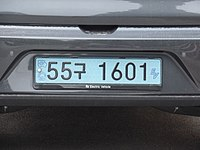
#> input picture plate2.jpg, 200 x 150 px
$ jupyter execute --allow-errors ocrTest.ipynb
#> lines starting #> are read from the running program, lines starting #| are printed output that depends on the picture; after the words box and inside, x2 and y2 are one past the last pixel; in counts of white or black regions, pixels touching at a corner belong together
# [관련 깃헙](https://github.com/kairess/license_plate_recognition/blob/master/main.ipynb)
# [유투브](https://www.youtube.com/watch?v=PpTl7xxGXh4)

[cell 1]
import easyocr
import pytesseract
import numpy as np
import matplotlib.pyplot as plt
import cv2

img_ori = cv2.imread('plate2.jpg')
#> img_ori is the input picture: shape (150, 200, 3); mean B, G, R 100.8, 95.4, 90.1

height, width, channel = img_ori.shape
#> height = 150; width = 200; channel = 3

print(img_ori.shape)
#| (150, 200, 3)

plt.figure(figsize=(12, 10))
plt.imshow(img_ori, cmap='gray')

[cell 2]
# gray scale로 바꿔주기
gray = cv2.cvtColor(img_ori, cv2.COLOR_BGR2GRAY)
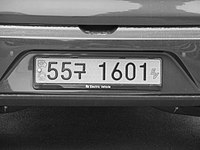
#> gray: shape (150, 200); min 1, max 254, mean 94.5

plt.figure(figsize=(12, 10))
plt.imshow(gray, cmap='gray')

Adaptive Thresholding

[cell 3]
img_blurred = cv2.GaussianBlur(gray, ksize=(5,5), sigmaX=0)
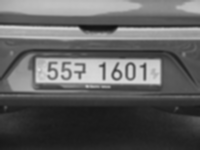
#> img_blurred: shape (150, 200); min 16, max 218, mean 94.5

img_thresh = cv2.adaptiveThreshold(
    img_blurred,
    maxValue=255.0,
    adaptiveMethod=cv2.ADAPTIVE_THRESH_GAUSSIAN_C,
    thresholdType=cv2.THRESH_BINARY_INV,
    blockSize=19,
    C=9
)
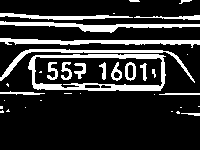
#> img_thresh: shape (150, 200); 18.1% white; 36 white regions (17 under 20 px)

[cell 4]
plt.figure(figsize=(6, 5))
plt.imshow(img_thresh, cmap='gray')

[cell 5]
# ValueError: not enough values to unpack (expected 3, got 2) 에러
# OpenCV 버전에 따라 cv2.findContours 함수의 반환값이 변경되었기 때문
# OpenCV 4.x 버전 이상에서는 반환값으로 윤곽선 리스트(contours)와 계층 정보(hierarchy)만을 반환하며, 세 번째 인자인 contours 수준(depths)은 제공하지 않음
contours, _ = cv2.findContours(
    img_thresh,
    mode= cv2.RETR_LIST,
    method=cv2.CHAIN_APPROX_SIMPLE
)
#> contours = 41 contours, 21 with area under 20; largest, box (x1, y1, x2, y2) and area: (28, 54, 166, 91) 4630, (34, 56, 163, 89) 3475, (0, 38, 200, 48) 647, (0, 21, 200, 33) 646, (0, 49, 195, 83) 510

temp_result = np.zeros((height, width, channel), dtype=np.uint8)


# idx에 -1을 주면 전체 윤곽선을 다 그리겠다는 뜻
#> (the rest of this cell did not finish here and is left out)

[cell 6]
# 번호판의 위치를 찾기 쉽도록
contours_dict = []

for contour in contours:
    # boundingRect -> 윤곽선을 감싸는 사각형을 구함
    x, y, w, h = cv2.boundingRect(contour)
    # 바운딩을 그려주기
    cv2.rectangle(temp_result, pt1 = (x, y), pt2=(x+w, y+h), color=(255, 255, 255), thickness=2)

    # dict 넣어주기
    contours_dict.append({
        'contour':contour,
        'x': x,
        'y': y,
        'w' : w,
        'h': h,
        'cx': x +(w /2),
        'cy': y + (h /2)
    })
#> this loop made 41 passes
#> (x, y, w, h) on passes 1, 2, 4, 7, 11, 12, 13, 14, 16, 17, 18, 20: (181, 113, 19, 3), (176, 111, 4, 3), (0, 110, 4, 3), (25, 107, 1, 1), (4, 100, 1, 1), (154, 94, 1, 1), (159, 93, 41, 2), (80, 93, 1, 1), (0, 91, 45, 4), (100, 84, 12, 5), (84, 84, 17, 5), (113, 71, 8, 8)
#> (contour, x, y, w, h) on passes 3, 5, 6, 8, 9, 10: ([[171, 111], [172, 111]], 171, 111, 2, 1), ([[8, 109], [6, 111], [9, 111], [8, 110]], 6, 109, 4, 3), ([[180, 107], [181, 107]], 180, 107, 2, 1), ([[198, 106], [199, 106]], 198, 106, 2, 1), ([[0, 106], [0, 108], [2, 108], [2, 106]], 0, 106, 3, 3), ([[40, 100], [41, 100]], 40, 100, 2, 1)
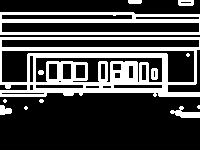
#> temp_result: shape (150, 200, 3); 27.6% white; 13 white regions (5 under 20 px), largest, box (x1, y1, x2, y2) and area: (0, 37, 200, 97) 5668, (0, 12, 200, 35) 2053, (170, 106, 200, 118) 182
#> after the loop, contours_dict = 41 items

plt.figure(figsize=(12, 10))
plt.imshow(temp_result, cmap='gray')

[cell 7]
# 번호판 처럼 생긴 애들만 남겨주기

MIN_AREA = 80
MIN_WIDTH, MIN_HEIGHT = 2, 8
MIN_RATIO, MAX_RATIO = 0.25, 1.0

possible_contours = []

cnt = 0
for d in contours_dict:
    area = d['w'] * d['h']
    ratio = d['w'] / d['h']

    if area > MIN_AREA \
    and d['w'] > MIN_WIDTH and d['h'] > MIN_HEIGHT \
    and MIN_RATIO < ratio < MAX_RATIO:
        d['idx'] = cnt
        cnt += 1
        possible_contours.append(d)
#> this loop made 41 passes
#> (area, ratio) on passes 1, 13, 16, 17, 18, 20, 22, 23, 24, 25, 26, 27: (57, 6.33), (82, 20.5), (180, 11.25), (60, 2.4), (85, 3.4), (64, 1), (36, 0.444), (105, 0.467), (126, 0.389), (192, 0.75), (209, 0.579), (209, 0.579)
#> after the loop, cnt = 8; possible_contours = 8 items

# possible contours 보여주기
temp_result = np.zeros((height, width, channel), dtype=np.uint8)

for d in possible_contours:
    # 바운딩을 그려주기
    cv2.rectangle(temp_result, pt1 = (d['x'], d['y']), pt2=(d['x'] + d['w'], d['y'] + d['h'] ), color=(255, 255, 255), thickness=2)
#> this loop made 8 passes
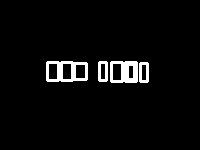
#> temp_result: shape (150, 200, 3); 4% white; 4 white regions, box (x1, y1, x2, y2) and area: (46, 61, 88, 82) 487, (110, 61, 138, 83) 432, (98, 61, 108, 82) 146, (139, 62, 149, 83) 146

plt.figure(figsize=(12, 10))
plt.imshow(temp_result, cmap='gray')

[cell 8]
# 사각형의 대각선 5배 길이 안에 있어야 한다
MAX_DIAG_MULTIPLYER = 5

# 첫번째 컨투어랑 두번째 컨투어의 중심을 이었을때의 앵글의 최댓값
MAX_ANGLE_DIFF = 12.0

# 면적의 차이
MAX_AREA_DIFF = 0.5

# 너비 차이
MAX_WIDTH_DIFF = 0.8

# 높이 차이
MAX_HEIGHT_DIFF = 0.2

# 번호판 같은 애들을 뽑았는데 n개 미만이면 이 그룹은 제외 할것
MIN_N_MATCHED = 3

# 재귀함수로 반복해서 찾을것이기 때문에 함수로 지정
def find_chars(contour_list):
    matched_result_idx = []

    for d1 in contour_list:
        matched_contours_dix = []
        for d2 in contour_list:
            if d1['idx'] == d2['idx']:
                continue

            dx = abs(d1['cx'] - d2['cx'])
            dy = abs(d1['cy'] - d2['cy'])

            diagonal_length1 = np.sqrt(d1['w'] ** 2 + d1['h'] ** 2)

            distance = np.linalg.norm(np.array([d1['cx'], d1['cy']]) - np.array([d2['cx'], d2['cy']]))

            if dx ==0:
                angle_diff = 90
            else:
                angle_diff = np.degrees(np.arctan(dy/ dx))
            area_diff = abs(d1['w'] * d1['h'] - d2['w'] * d2['h']) / (d1['w'] * d1['h'])
            width_diff = abs(d1['w'] - d2['w']) / d1['w']
            height_diff = abs(d1['h'] - d2['h']) / d1['h']

            if distance < diagonal_length1 * MAX_DIAG_MULTIPLYER \
            and angle_diff < MAX_ANGLE_DIFF and area_diff < MAX_AREA_DIFF\
            and width_diff < MAX_WIDTH_DIFF and height_diff < MAX_HEIGHT_DIFF:
                matched_contours_dix.append(d2['idx'])

        # append
        matched_contours_dix.append(d1['idx'])

        if len(matched_contours_dix) < MIN_N_MATCHED:
            continue

        matched_result_idx.append(matched_contours_dix)

        # 일치 하지 않은 애들도 한번더 확인
        unmatched_contour_idx = []
        for d4 in contour_list:
            if d4['idx'] not in matched_contours_dix:
                unmatched_contour_idx.append(d4['idx'])

        unmatched_contour = np.take(possible_contours, unmatched_contour_idx)

        # recursive
        recursive_contour_list = find_chars(unmatched_contour)

        for idx in recursive_contour_list:
            matched_result_idx.append(idx)

        break
#> this loop made 2 passes
#> recursive_contour_list on pass 2: [[3, 4, 6, 7, 2]]
#> after the loop, matched_result_idx = [[0, 5, 1], [3, 4, 6, 7, 2]]

    return matched_result_idx

result_idx = find_chars(possible_contours)
#> result_idx = [[0, 5, 1], [3, 4, 6, 7, 2]]

matched_result = []

for idx_list in result_idx:
    matched_result.append(np.take(possible_contours, idx_list))
#> this loop made 2 passes
#> after the loop, matched_result = 2 items

#possible conturs 보여주기
temp_result = np.zeros((height, width, channel), dtype=np.uint8)
#> temp_result: shape (150, 200, 3); every value is 0

for r in matched_result:
    for d in r:
        # 그리기
        cv2.rectangle(temp_result, pt1 = (d['x'], d['y']), pt2=(d['x'] + d['w'], d['y'] + d['h'] ), color=(255, 255, 255), thickness=2)
#> this loop made 2 passes

plt.figure(figsize=(12, 10))
plt.imshow(temp_result, cmap='gray')

# 삐뚫어진 번호판을 돌려주기

[cell 9]
PLATE_WIDTH_PADDING = 1.3 # 1.3
PLATE_HEIGHT_PADDING = 1.5 # 1.5
MIN_PLATE_RATIO = 3
MAX_PLATE_RATIO = 10

plate_imgs = []
plate_infos = []

for i, matched_chars in enumerate(matched_result):
    sorted_chars = sorted(matched_chars, key=lambda x: x['cx'])

    plate_cx = (sorted_chars[0]['cx'] + sorted_chars[-1]['cx']) / 2
    plate_cy = (sorted_chars[0]['cy'] + sorted_chars[-1]['cy']) / 2

    plate_width = (sorted_chars[-1]['x'] + sorted_chars[-1]['w'] - sorted_chars[0]['x']) * PLATE_WIDTH_PADDING

    sum_height = 0
    for d in sorted_chars:
        sum_height += d['h']

    plate_height = int(sum_height / len(sorted_chars) * PLATE_HEIGHT_PADDING)

    triangle_height = sorted_chars[-1]['cy'] - sorted_chars[0]['cy']
    triangle_hypotenus = np.linalg.norm(
        np.array([sorted_chars[0]['cx'], sorted_chars[0]['cy']]) -
        np.array([sorted_chars[-1]['cx'], sorted_chars[-1]['cy']])
    )

    angle = np.degrees(np.arcsin(triangle_height / triangle_hypotenus))

    # rotation matrix를 통해 이미지를 돌려준다
    rotation_matrix = cv2.getRotationMatrix2D(center=(plate_cx, plate_cy), angle=angle, scale=1.0)

    img_rotated = cv2.warpAffine(img_thresh, M=rotation_matrix, dsize=(width, height))


    # 이미지를 잘라준다
    img_cropped = cv2.getRectSubPix(
        img_rotated,
        patchSize=(int(plate_width), int(plate_height)),
        center=(int(plate_cx), int(plate_cy))
    )

    if img_cropped.shape[1] / img_cropped.shape[0] < MIN_PLATE_RATIO or img_cropped.shape[1] / img_cropped.shape[0] < MIN_PLATE_RATIO > MAX_PLATE_RATIO:
        continue

    plate_imgs.append(img_cropped)
    plate_infos.append({
        'x': int(plate_cx - plate_width / 2),
        'y': int(plate_cy - plate_height / 2),
        'w': int(plate_width),
        'h': int(plate_height)
    })

    plt.subplot(len(matched_result), 1, i+1)
    plt.imshow(img_cropped, cmap='gray')
#> this loop made 2 passes
#> (plate_cx, plate_cy, plate_width, plate_height, triangle_height, triangle_hypotenus, angle) on passes 1 to 2: (123, 71.5, 62.4, 25, 1, 41.01, 1.4), (91.5, 71.25, 115.7, 27, 0.5, 78, 0.367)
#> pass 1, `img_rotated = cv2.warpAffine(img_thresh, M=rotation_matrix, dsize=(wid..`:
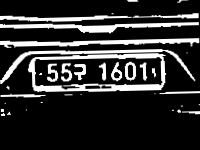
#> img_rotated: shape (150, 200); min 0, max 255, mean 45.9
#> pass 1, `img_cropped = cv2.getRectSubPix( img_rotated, patchSize=(int(plate_wid..`:
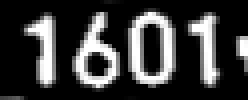
#> img_cropped: shape (25, 62) (shown 4 times larger); min 0, max 255, mean 58.8
#> pass 2, `img_cropped = cv2.getRectSubPix( img_rotated, patchSize=(int(plate_wid..`:
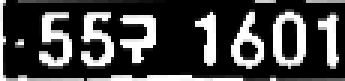
#> img_cropped: shape (27, 115) (shown 3 times larger); min 0, max 255, mean 67.2
#> after the loop, plate_imgs = 1 item; plate_infos = 1 item

[cell 10]
longest_idx, longest_text = -1, 0
plate_chars = []

#> (the rest of this cell did not finish here and is left out)

[cell 11]
info = plate_infos[longest_idx]
#> info = {'x': 33, 'y': 57, 'w': 115, 'h': 27}

#> (the rest of this cell did not finish here and is left out)
